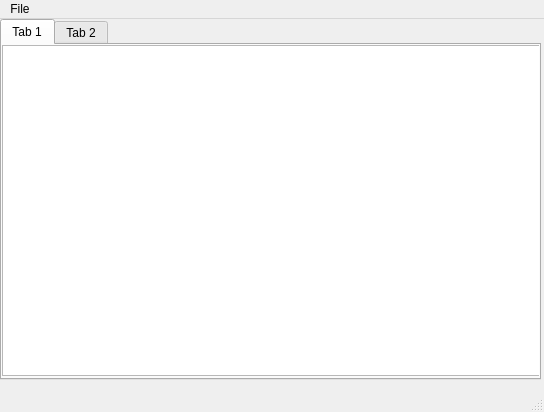
<?xml version="1.0" encoding="UTF-8"?>
<ui version="4.0">
 <class>MainWindow</class>
 <widget class="QMainWindow" name="MainWindow">
  <property name="geometry">
   <rect>
    <x>0</x>
    <y>0</y>
    <width>544</width>
    <height>412</height>
   </rect>
  </property>
  <property name="windowTitle">
   <string>MainWindow</string>
  </property>
  <widget class="QWidget" name="centralwidget">
   <widget class="QTabWidget" name="tabWidget">
    <property name="geometry">
     <rect>
      <x>0</x>
      <y>0</y>
      <width>541</width>
      <height>361</height>
     </rect>
    </property>
    <property name="currentIndex">
     <number>0</number>
    </property>
    <widget class="QWidget" name="tab">
     <attribute name="title">
      <string>Tab 1</string>
     </attribute>
     <widget class="QPlainTextEdit" name="plainTextEdit">
      <property name="geometry">
       <rect>
        <x>0</x>
        <y>0</y>
        <width>541</width>
        <height>331</height>
       </rect>
      </property>
     </widget>
    </widget>
    <widget class="QWidget" name="tab_2">
     <attribute name="title">
      <string>Tab 2</string>
     </attribute>
     <widget class="QPlainTextEdit" name="plainTextEdit_2">
      <property name="geometry">
       <rect>
        <x>0</x>
        <y>0</y>
        <width>541</width>
        <height>331</height>
       </rect>
      </property>
     </widget>
    </widget>
   </widget>
  </widget>
  <widget class="QMenuBar" name="menubar">
   <property name="geometry">
    <rect>
     <x>0</x>
     <y>0</y>
     <width>544</width>
     <height>26</height>
    </rect>
   </property>
   <widget class="QMenu" name="menuFile">
    <property name="title">
     <string>File</string>
    </property>
    <addaction name="actionExit"/>
   </widget>
   <addaction name="menuFile"/>
  </widget>
  <widget class="QStatusBar" name="statusbar"/>
  <action name="actionExit">
   <property name="text">
    <string>Exit</string>
   </property>
  </action>
 </widget>
 <resources/>
 <connections/>
</ui>
